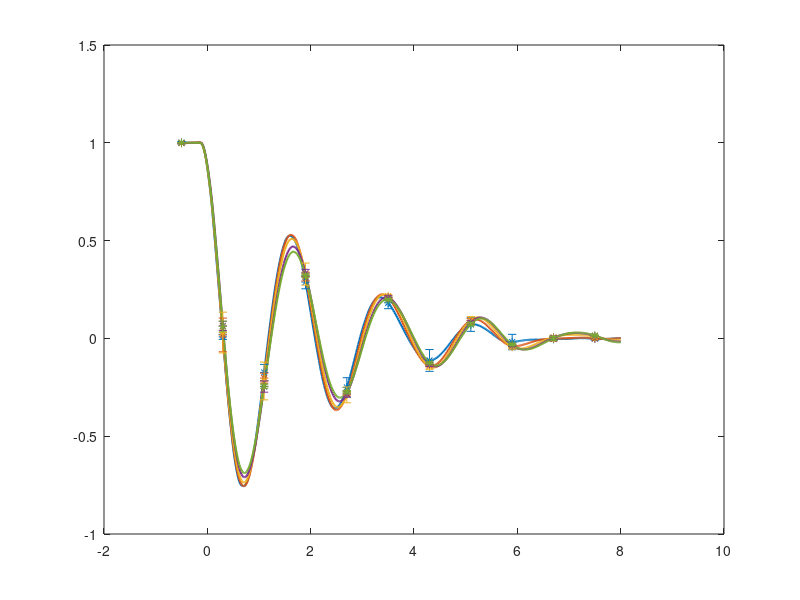

Reproduce this figure in MATLAB. (Note: this script raises an error after producing the figure.)
%%%%%%%%%%%%%%%%%%%%%%%%%%%%%%%%%%%%%%%%%%%%%%%%%%%%%%%%%%%%%%%%%%%%%%%%%%
%%%%                        Pitch Decay                               %%%%
%%%%%%%%%%%%%%%%%%%%%%%%%%%%%%%%%%%%%%%%%%%%%%%%%%%%%%%%%%%%%%%%%%%%%%%%%%
clear all; close all; clc;

load('pitchDecayCase.mat')
load ./exp/psPitchDecay_norm_postp_mean.mat

%% Plot Exp and WS Data

figure;

%EXP
for i=1:5
    plot(T_mean(i).t_corrected,T_mean(i).y_norm,'-','LineWidth',1.5);hold on
end
set(gca,'ColorOrderIndex',1)
set(gcf, 'Color', 'w');
for i = 1:5     %expRuns
    for j=1:11  %numErrorBar
        ind(j)= find(T_mean(i).t_corrected==T_mean(i).t_error_bar(j));
    end
    errorbar(T_mean(i).t_error_bar,T_mean(i).y_norm(ind(:)),T_mean(i).error_bar_norm,'*'); hold on;
end

theta = [2,3,5,7,8.4];

% %NonLinear WS
% hold on
% set(gca,'ColorOrderIndex',1)
% set(gcf, 'Color', 'w');
% for i = 1:length(mcr.cases)
%     load(['./flapDecay_nonlinear/flapDecayCase_',num2str(mcr.cases(i),'%2g'),'deg/FOSWEC_flapPitch_matlabWorkspace.mat']) 
%     plot(output.bodies(2).time,output.bodies(2).position(:,5)*180/pi/theta(i),'-.','LineWidth',1.5);   
%     hold on
% end

%Linear WS
hold on
set(gca,'ColorOrderIndex',1)
set(gcf, 'Color', 'w');
for i = 1:length(mcr.cases)
    load(['./pitchDecay_linear/pitchDecayCase_',num2str(mcr.cases(i),'%2g'),'deg/FOSWEC_Pitch_matlabWorkspace.mat']) 
    plot(output.bodies(2).time,output.bodies(2).position(:,5)*180/pi/theta(i),':','LineWidth',1.5);   
    hold on
end

xlabel('t [s]')
ylabel('\theta/\theta_o')
xlim([-0.5 8])
for i = 1:length(theta)
    leg{i} = ['\theta_0 = ' num2str(theta(i),3) '^o'];
end
legend(leg,'location','northeast')
title('Pitch Decay Exp, Linear (cd1.28 c50)')
% title(['Flap Decay Exp, NonLinear, Linear (cd ',num2str(body(2).viscDrag.cd(5),'%2g'),', c ',num2str(body(2).linearDamping(5),'%2g'),')'])

savefig('flapPitch_Exp_WS_All_norm.fig')
